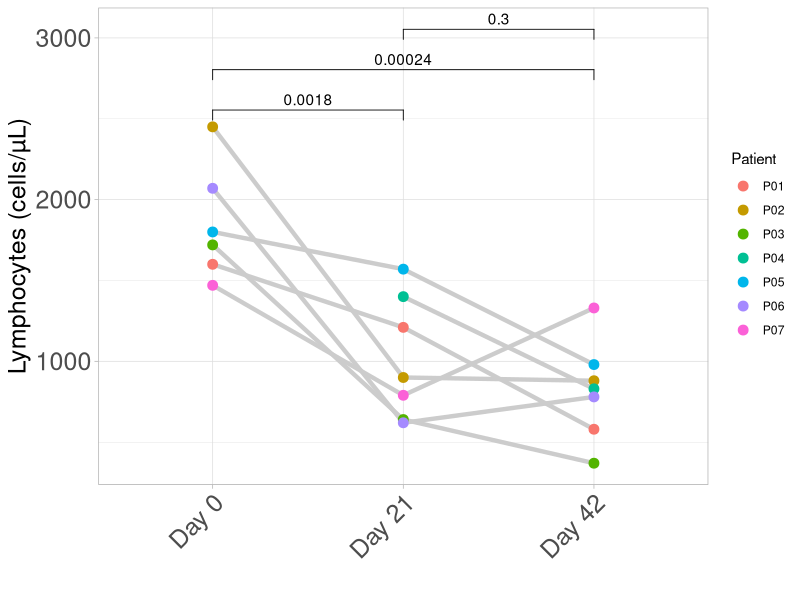
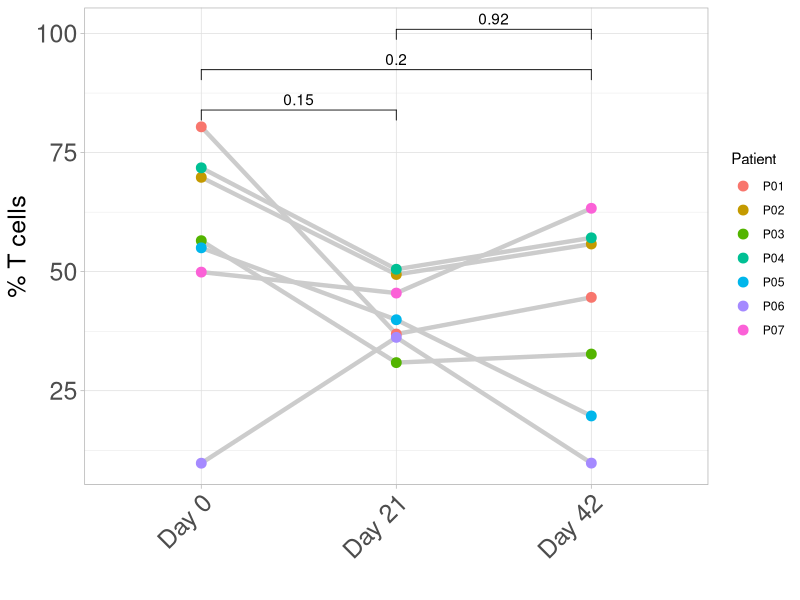
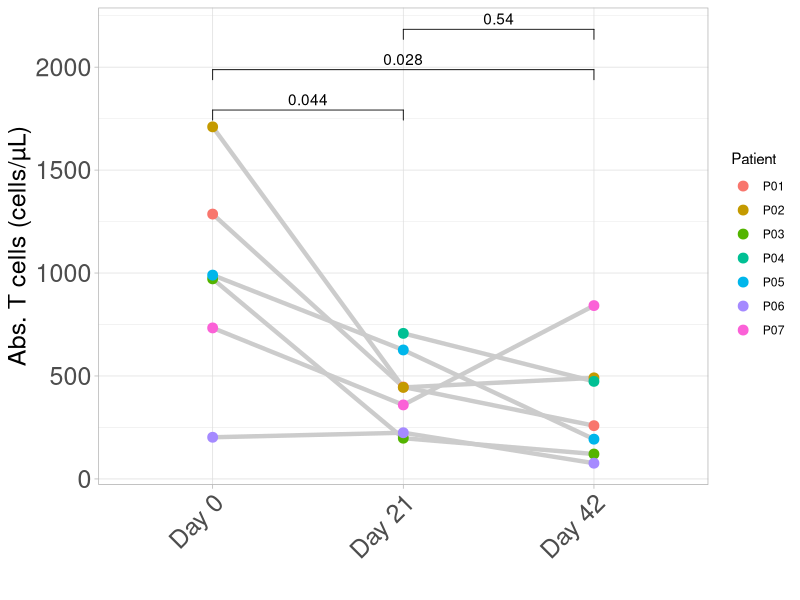
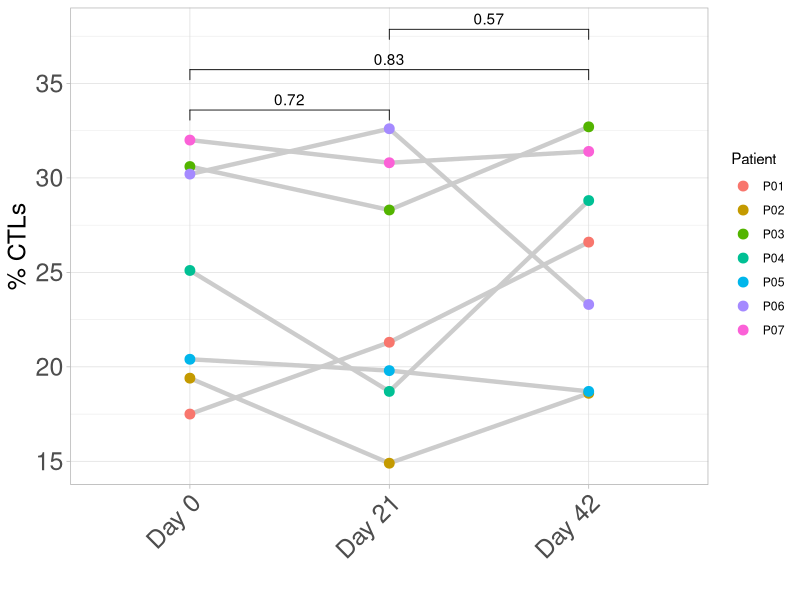
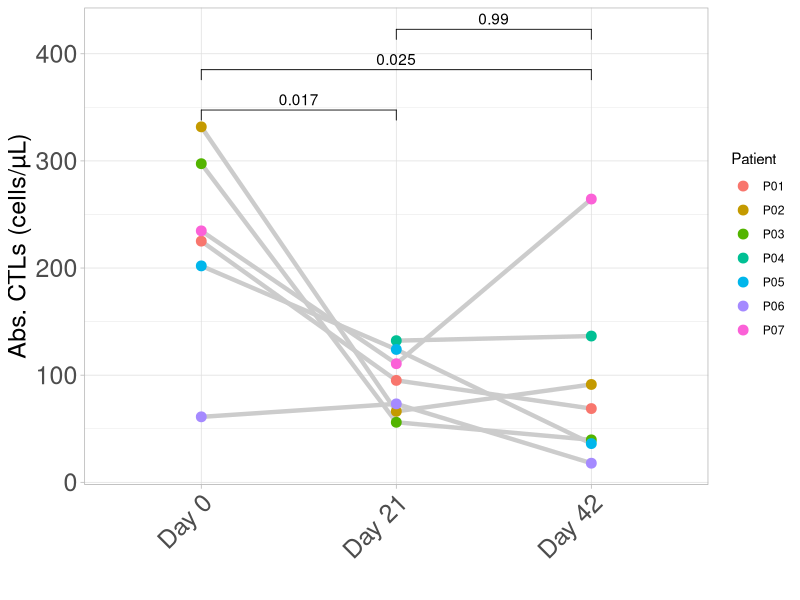
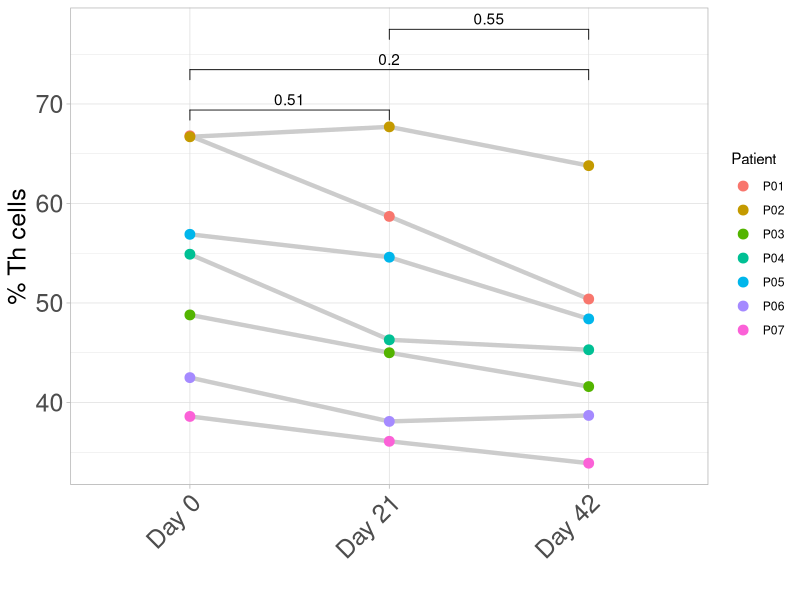
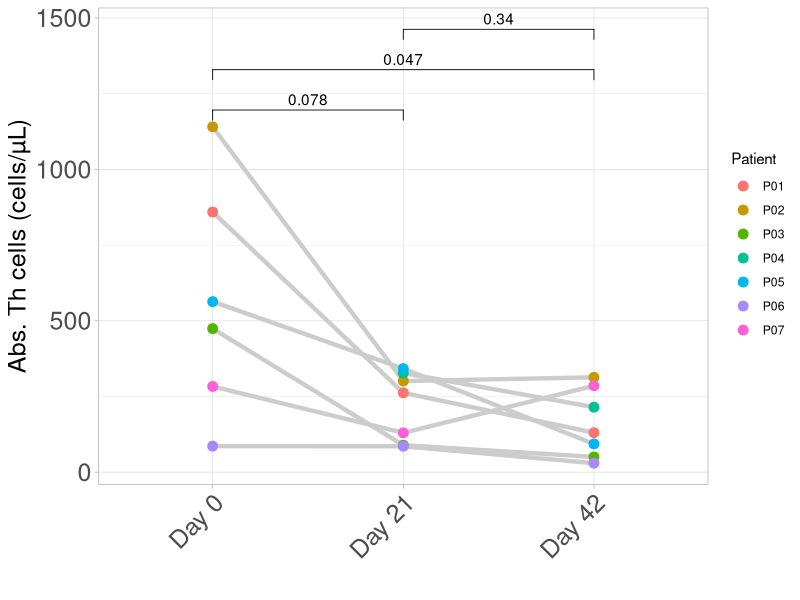
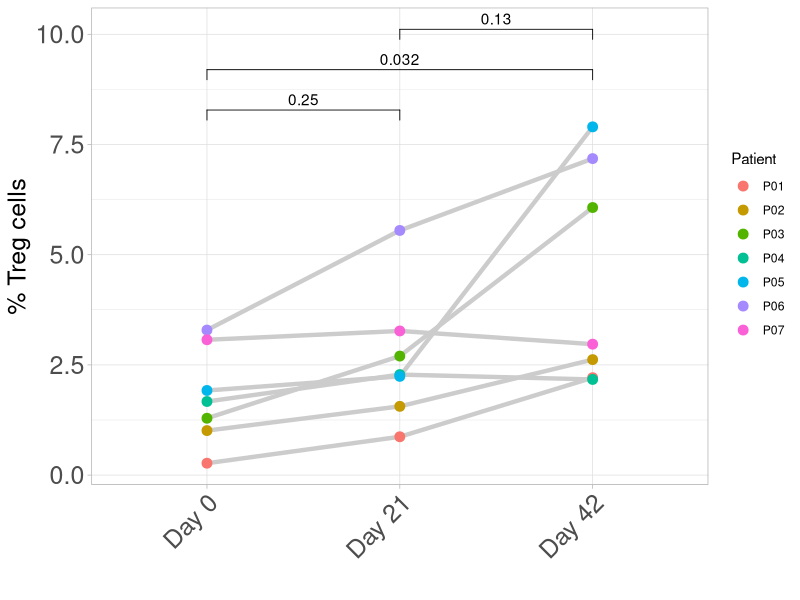

R code for these plots, in order:
library(ggplot2)
library(ggpubr)

dat <- read.csv("Compiled.data.file.csv", header = TRUE, stringsAsFactors = FALSE)

not_nice_measures <- c("X..CD146.","new_trait")

for(measure in colnames(dat)[!colnames(dat) %in% c("Patient","Day")]){
  df <- na.omit(dat[,c("Patient","Day",measure)])
  
  my_measure <- sym(measure)
  
  my_ylab <- sapply(my_measure,function(i){
    if(i == "Lymphocyte.count"){"Lymphocytes (cells/µL)"}
    else if(i == "X..T.cells"){"% T cells"}
    else if(i == "Abs..T.cells"){"Abs. T cells (cells/µL)"}
    else if(i == "X..Th.cells"){"% Th cells"}
    else if(i == "Abs..Th.cells"){"Abs. Th cells (cells/µL)"}
    else if(i == "X..CTLs"){"% CTLs"}
    else if(i == "Abs..CTLs"){"Abs. CTLs (cells/µL)"}
    else if(i == "X..Treg.cells"){"% Treg cells"}
    else if(i == "Abs..Treg.cells"){"Abs. Treg cells (cells/µL)"}
    else if(i == "X..Treg.CTL"){"% Treg:CTL"}
    else if(i == "Abs..Treg.CTL"){"Abs. Treg:CTL"}
    else if(i == "X..CTL.Treg"){"% CTL:Treg"}
    else if(i == "Abs..CTL.Treg"){"Abs. CTL:Treg"}
    else if(i == "X..CD146."){"% CD146+ cells"}
    else if(i == ""){""}
    else{NA}
  })

  if(measure %in% not_nice_measures){
    my_comparisons <- list(c("Day 0", "Day 42"))
    my_breaks <- c("Day 0", "Day 42")
    my_width <- 4.12
  }else{
    my_comparisons <- list(c("Day 0", "Day 21"), c("Day 0", "Day 42"), c("Day 21", "Day 42"))
    my_breaks <- c("Day 0","Day 21","Day 42")
    my_width <- 6.67
  }

  p <- ggplot(df, aes(x=Day,y=!!my_measure))+
    geom_line(aes(group=Patient),size=1.5,color="gray80")+
    geom_point(aes(color=Patient),size=3)+
    stat_compare_means(method = "t.test",comparisons = my_comparisons)+
    theme_light()+
    ylab(my_ylab)+
    xlab("")+
    scale_x_discrete(breaks=my_breaks)+
    theme(axis.text = element_text(size = 18),
      plot.title = element_text(size = 20),
      axis.title= element_text(size = 18),
      axis.text.x = element_text(angle = 45, hjust = 1))+
    theme(legend.position = "right")
  p
  ggsave(paste0(my_measure,".png"),width = my_width,height = 4.82,dpi=300)
}
